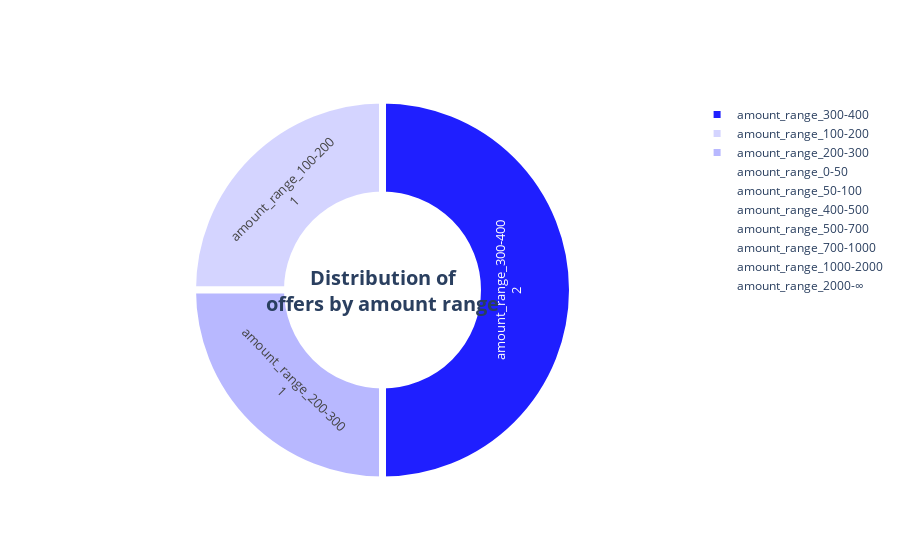

Notebook source saved alongside this figure:
### Code cell
############## graphic ################
donut_hole = 0.5

fig = go.Figure(data=[go.Pie(labels=offers_categories['category'].values[1:], 
                             values=offers_categories['count'].values[1:],
                             text=offers_categories['amount'].values[1:],
                             #color_discrete_sequence=px.colors.sequential.Teal,
                             hovertemplate="<b>Name:</b> %{label}<br><b>Number:</b> %{value}<br><b>Amount:</b> %{text}<extra></extra>",
                             hole = donut_hole)])

fig.update_traces(hoverinfo='label', textinfo='label+value', textfont_size=13, textposition="inside",
                  marker=dict(colors=['rgba(31, 31, 255, {})'.format(amount/max(offers_categories['amount'])) for amount in offers_categories['amount'].values[1:]], 
                              line=dict(color='#FFFFFF', width=7)))

fig.update_layout(
  height=800,
  title={'text': "",
          'x':0.5,
          'xanchor': 'center',
          'font_size': 20,
    },
  annotations= [
         {
            "font": {
               "size": 20
            },
            "showarrow": False,
            "text": "<b>Distribution of<br>offers by amount range</b>",
            "x": 0.5,
            "y": 0.5
         },
  ]
)

fig.show()

### Figure 1 — Plotly figure (JSON) as saved in the notebook; plotly's stock layout.template omitted (floating-point values rounded to 4 significant figures)
{"data": [{"hole": 0.5, "hoverinfo": "label", "hovertemplate": "<b>Name:</b> %{label}<br><b>Number:</b> %{value}<br><b>Amount:</b> %{text}<extra></extra>", "labels": ["amount_range_0-50", "amount_range_50-100", "amount_range_100-200", "amount_range_200-300", "amount_range_300-400", "amount_range_400-500", "amount_range_500-700", "amount_range_700-1000", "amount_range_1000-2000", "amount_range_2000-∞"], "marker": {"colors": ["rgba(31, 31, 255, 0.0)", "rgba(31, 31, 255, 0.0)", "rgba(31, 31, 255, 0.1910919540229885)", "rgba(31, 31, 255, 0.3146551724137931)", "rgba(31, 31, 255, 1.0)", "rgba(31, 31, 255, 0.0)", "rgba(31, 31, 255, 0.0)", "rgba(31, 31, 255, 0.0)", "rgba(31, 31, 255, 0.0)", "rgba(31, 31, 255, 0.0)"], "line": {"color": "#FFFFFF", "width": 7}}, "text": [0, 0, 133, 219, 696, 0, 0, 0, 0, 0], "textfont": {"size": 13}, "textinfo": "label+value", "textposition": "inside", "type": "pie", "values": [0, 0, 1, 1, 2, 0, 0, 0, 0, 0]}], "layout": {"annotations": [{"font": {"size": 20}, "showarrow": false, "text": "<b>Distribution of<br>offers by amount range</b>", "x": 0.5, "y": 0.5}], "autosize": true, "title": {"font": {"size": 20}, "text": "", "x": 0.5, "xanchor": "center"}}}
